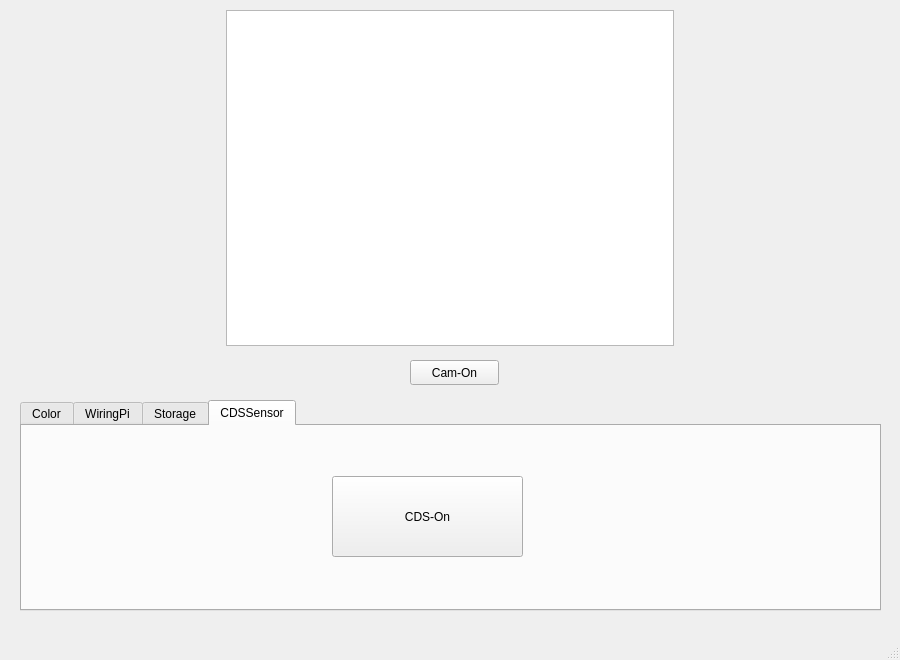
<?xml version="1.0" encoding="UTF-8"?>
<ui version="4.0">
 <class>MainWindow</class>
 <widget class="QMainWindow" name="MainWindow">
  <property name="geometry">
   <rect>
    <x>0</x>
    <y>0</y>
    <width>900</width>
    <height>660</height>
   </rect>
  </property>
  <property name="windowTitle">
   <string>MainWindow</string>
  </property>
  <widget class="QWidget" name="centralwidget">
   <widget class="QGraphicsView" name="graphicsView">
    <property name="geometry">
     <rect>
      <x>226</x>
      <y>10</y>
      <width>448</width>
      <height>336</height>
     </rect>
    </property>
   </widget>
   <widget class="QPushButton" name="btn_cam">
    <property name="geometry">
     <rect>
      <x>410</x>
      <y>360</y>
      <width>89</width>
      <height>25</height>
     </rect>
    </property>
    <property name="text">
     <string>Cam-On</string>
    </property>
   </widget>
   <widget class="QTabWidget" name="tabWidget">
    <property name="geometry">
     <rect>
      <x>20</x>
      <y>400</y>
      <width>861</width>
      <height>211</height>
     </rect>
    </property>
    <property name="currentIndex">
     <number>3</number>
    </property>
    <widget class="QWidget" name="tab_color">
     <attribute name="title">
      <string>Color</string>
     </attribute>
     <widget class="QWidget" name="layoutWidget">
      <property name="geometry">
       <rect>
        <x>10</x>
        <y>40</y>
        <width>801</width>
        <height>102</height>
       </rect>
      </property>
      <layout class="QGridLayout" name="gridLayout">
       <item row="0" column="0">
        <widget class="QPushButton" name="btn_default">
         <property name="minimumSize">
          <size>
           <width>0</width>
           <height>100</height>
          </size>
         </property>
         <property name="font">
          <font>
           <pointsize>11</pointsize>
           <weight>75</weight>
           <italic>true</italic>
           <bold>true</bold>
          </font>
         </property>
         <property name="text">
          <string>Default</string>
         </property>
        </widget>
       </item>
       <item row="0" column="1">
        <widget class="QPushButton" name="btn_red">
         <property name="minimumSize">
          <size>
           <width>0</width>
           <height>100</height>
          </size>
         </property>
         <property name="font">
          <font>
           <pointsize>11</pointsize>
           <weight>75</weight>
           <italic>true</italic>
           <bold>true</bold>
          </font>
         </property>
         <property name="text">
          <string>Red</string>
         </property>
        </widget>
       </item>
       <item row="0" column="2">
        <widget class="QPushButton" name="btn_green">
         <property name="minimumSize">
          <size>
           <width>0</width>
           <height>100</height>
          </size>
         </property>
         <property name="font">
          <font>
           <pointsize>11</pointsize>
           <weight>75</weight>
           <italic>true</italic>
           <bold>true</bold>
          </font>
         </property>
         <property name="text">
          <string>Green</string>
         </property>
        </widget>
       </item>
       <item row="0" column="3">
        <widget class="QPushButton" name="btn_blue">
         <property name="minimumSize">
          <size>
           <width>0</width>
           <height>100</height>
          </size>
         </property>
         <property name="font">
          <font>
           <pointsize>11</pointsize>
           <weight>75</weight>
           <italic>true</italic>
           <bold>true</bold>
          </font>
         </property>
         <property name="text">
          <string>Blue</string>
         </property>
        </widget>
       </item>
       <item row="0" column="4">
        <widget class="QPushButton" name="btn_redgreen">
         <property name="minimumSize">
          <size>
           <width>0</width>
           <height>100</height>
          </size>
         </property>
         <property name="font">
          <font>
           <pointsize>11</pointsize>
           <weight>75</weight>
           <italic>true</italic>
           <bold>true</bold>
          </font>
         </property>
         <property name="text">
          <string>RED+GREEN</string>
         </property>
        </widget>
       </item>
       <item row="0" column="5">
        <widget class="QPushButton" name="btn_redblue">
         <property name="minimumSize">
          <size>
           <width>0</width>
           <height>100</height>
          </size>
         </property>
         <property name="font">
          <font>
           <pointsize>11</pointsize>
           <weight>75</weight>
           <italic>true</italic>
           <bold>true</bold>
          </font>
         </property>
         <property name="text">
          <string>RED+BLUE</string>
         </property>
        </widget>
       </item>
       <item row="0" column="6">
        <widget class="QPushButton" name="btn_greenblue">
         <property name="minimumSize">
          <size>
           <width>0</width>
           <height>100</height>
          </size>
         </property>
         <property name="font">
          <font>
           <pointsize>11</pointsize>
           <weight>75</weight>
           <italic>true</italic>
           <bold>true</bold>
          </font>
         </property>
         <property name="text">
          <string>GREEN+BLUE</string>
         </property>
        </widget>
       </item>
      </layout>
     </widget>
    </widget>
    <widget class="QWidget" name="tab_adjust">
     <attribute name="title">
      <string>WiringPi</string>
     </attribute>
     <layout class="QGridLayout" name="gridLayout_2">
      <item row="0" column="0">
       <widget class="QSplitter" name="splitter">
        <property name="orientation">
         <enum>Qt::Horizontal</enum>
        </property>
        <widget class="QWidget" name="layoutWidget">
         <layout class="QVBoxLayout" name="verticalLayout_2">
          <item>
           <widget class="QLabel" name="label">
            <property name="font">
             <font>
              <pointsize>15</pointsize>
              <weight>75</weight>
              <bold>true</bold>
             </font>
            </property>
            <property name="text">
             <string>View Rotation</string>
            </property>
            <property name="alignment">
             <set>Qt::AlignCenter</set>
            </property>
           </widget>
          </item>
          <item>
           <widget class="QLCDNumber" name="lcdNumber"/>
          </item>
          <item>
           <widget class="QSlider" name="horizontalSlider">
            <property name="enabled">
             <bool>true</bool>
            </property>
            <property name="minimumSize">
             <size>
              <width>0</width>
              <height>40</height>
             </size>
            </property>
            <property name="maximum">
             <number>360</number>
            </property>
            <property name="singleStep">
             <number>1</number>
            </property>
            <property name="pageStep">
             <number>10</number>
            </property>
            <property name="orientation">
             <enum>Qt::Horizontal</enum>
            </property>
           </widget>
          </item>
         </layout>
        </widget>
        <widget class="QWidget" name="layoutWidget">
         <layout class="QVBoxLayout" name="verticalLayout">
          <property name="sizeConstraint">
           <enum>QLayout::SetNoConstraint</enum>
          </property>
          <item>
           <widget class="QLabel" name="label_2">
            <property name="font">
             <font>
              <pointsize>15</pointsize>
              <weight>75</weight>
              <bold>true</bold>
             </font>
            </property>
            <property name="layoutDirection">
             <enum>Qt::LeftToRight</enum>
            </property>
            <property name="text">
             <string>View Positioning</string>
            </property>
            <property name="alignment">
             <set>Qt::AlignCenter</set>
            </property>
           </widget>
          </item>
          <item>
           <spacer name="verticalSpacer">
            <property name="orientation">
             <enum>Qt::Vertical</enum>
            </property>
            <property name="sizeType">
             <enum>QSizePolicy::Maximum</enum>
            </property>
            <property name="sizeHint" stdset="0">
             <size>
              <width>20</width>
              <height>54</height>
             </size>
            </property>
           </spacer>
          </item>
          <item>
           <widget class="QScrollBar" name="horizontalScrollBar">
            <property name="minimumSize">
             <size>
              <width>0</width>
              <height>40</height>
             </size>
            </property>
            <property name="minimum">
             <number>10</number>
            </property>
            <property name="maximum">
             <number>432</number>
            </property>
            <property name="singleStep">
             <number>1</number>
            </property>
            <property name="pageStep">
             <number>10</number>
            </property>
            <property name="value">
             <number>216</number>
            </property>
            <property name="orientation">
             <enum>Qt::Horizontal</enum>
            </property>
           </widget>
          </item>
         </layout>
        </widget>
       </widget>
      </item>
     </layout>
    </widget>
    <widget class="QWidget" name="tab_storage">
     <attribute name="title">
      <string>Storage</string>
     </attribute>
     <layout class="QGridLayout" name="gridLayout_3">
      <item row="0" column="0">
       <widget class="QPushButton" name="btn_record">
        <property name="text">
         <string>Record-On</string>
        </property>
       </widget>
      </item>
     </layout>
    </widget>
    <widget class="QWidget" name="tab_cds">
     <attribute name="title">
      <string>CDSSensor</string>
     </attribute>
     <widget class="QPushButton" name="btn_cds">
      <property name="geometry">
       <rect>
        <x>310</x>
        <y>50</y>
        <width>191</width>
        <height>81</height>
       </rect>
      </property>
      <property name="text">
       <string>CDS-On</string>
      </property>
     </widget>
    </widget>
   </widget>
  </widget>
  <widget class="QStatusBar" name="statusbar"/>
  <widget class="QMenuBar" name="menubar">
   <property name="geometry">
    <rect>
     <x>0</x>
     <y>0</y>
     <width>900</width>
     <height>22</height>
    </rect>
   </property>
  </widget>
 </widget>
 <resources/>
 <connections>
  <connection>
   <sender>horizontalSlider</sender>
   <signal>valueChanged(int)</signal>
   <receiver>lcdNumber</receiver>
   <slot>display(int)</slot>
   <hints>
    <hint type="sourcelabel">
     <x>244</x>
     <y>600</y>
    </hint>
    <hint type="destinationlabel">
     <x>244</x>
     <y>547</y>
    </hint>
   </hints>
  </connection>
 </connections>
</ui>
